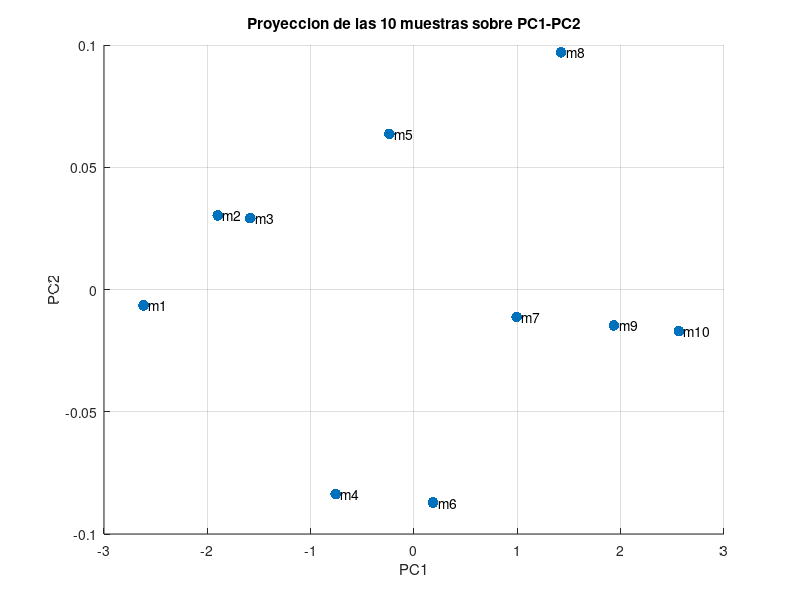

The MATLAB source for this figure:

1;  % Octave trata el archivo como script (no como funcion) gracias a esta linea

% ============================================================
%  PCA sobre datos de un motor: T (temperatura), I (corriente), V (vibracion)
%  Objetivo: ver si 3 variables correlacionadas se pueden resumir en 2 componentes
% ============================================================

% --- Datos crudos: cada columna es una variable, cada fila una muestra ---
T = [48 50 51 53 55 56 58 60 61 63]';     % temperatura de carcasa (C)
I = [5.1 5.3 5.4 5.7 5.8 6.0 6.2 6.3 6.5 6.7]';   % corriente RMS (A)
V = [2.1 2.4 2.5 2.8 3.0 3.1 3.5 3.6 3.8 4.0]';   % vibracion RMS (mm/s)
X = [T I V];              % matriz 10x3
[n, p] = size(X);         % n = muestras (10), p = variables (3)

% --- PASO 1: estandarizar ---
% Cada variable tiene unidades y escalas distintas (C, A, mm/s). Si no las pongo
% en la misma escala, la de numeros mas grandes (temperatura) dominaria el PCA.
% Estandarizar = restar la media y dividir por la desviacion -> media 0, desv 1.
mu    = mean(X);          % media de cada columna
sigma = std(X);           % desviacion estandar muestral 
Z     = (X - mu) ./ sigma;  % datos estandarizados

printf('Media de cada variable : '); printf('%8.4f', mu);    printf('\n');
printf('Desv. de cada variable : '); printf('%8.4f', sigma); printf('\n');

% --- PASO 2: matriz de covarianza de las variables ya estandarizadas ---
% Como los datos estan estandarizados, esta covarianza es en realidad la matriz
% de CORRELACION: la diagonal vale 1, y cada termino fuera de la diagonal dice
% que tan relacionadas estan dos variables (cerca de 1 = suben juntas).
S = cov(Z);
disp('Matriz S (covarianza de las variables estandarizadas):'); disp(S);
printf('Traza(S) = %.4f   <- suma de la diagonal, debe dar p = 3\n', trace(S));

% --- PASO 3: autovalores y autovectores de S ---
% Los AUTOVECTORES son las direcciones de las nuevas componentes principales.
% Los AUTOVALORES dicen cuanta varianza captura cada una de esas direcciones.
[Vec, D] = eig(S);        % Octave los entrega en orden ASCENDENTE
lambda = diag(D);         % extraigo los autovalores (estan en la diagonal de D)

% Los reordeno de mayor a menor: la 1a componente debe ser la de mas varianza.
[lambda, ord] = sort(lambda, 'descend');
Vec = Vec(:, ord);        % reordeno los autovectores igual que los autovalores

disp('Autovalores (de mayor a menor):'); disp(lambda');
% Verificacion clave del metodo: la suma de autovalores = traza de S.
printf('Suma de autovalores = %.4f   (traza de S = %.4f)\n', sum(lambda), trace(S));
disp('Autovectores (cada columna es una componente principal):'); disp(Vec);

% --- PASO 4: varianza explicada ---
% Cada autovalor, dividido por la suma, es la fraccion de varianza que explica
% esa componente. La acumulada me dice cuanto conservo si me quedo con las
% primeras k componentes.
var_ind  = lambda / sum(lambda) * 100;   % % que explica cada componente
var_acum = cumsum(var_ind);              % % acumulado
printf('Varianza individual (%%): '); printf('%9.4f', var_ind);  printf('\n');
printf('Varianza acumulada  (%%): '); printf('%9.4f', var_acum); printf('\n');
printf('PC1 conserva %.3f%%   |   PC1+PC2 conservan %.3f%%\n', var_ind(1), var_acum(2));

% --- PASO 5: proyectar las muestras sobre las dos primeras componentes ---
% Multiplico los datos estandarizados por los autovectores para obtener las
% coordenadas (scores) de cada muestra en el nuevo sistema PC1-PC2.
Y   = Z * Vec;            % matriz de scores (10x3)
PC1 = Y(:,1);             % coordenada en la primera componente
PC2 = Y(:,2);             % coordenada en la segunda componente

figure('visible','off');
scatter(PC1, PC2, 60, 'filled'); hold on;
for i = 1:n
  text(PC1(i)+0.05, PC2(i), sprintf('m%d', i));  % etiqueto cada muestra
end
xlabel('PC1'); ylabel('PC2'); grid on;
title('Proyeccion de las 10 muestras sobre PC1-PC2');
print('pca_proyeccion.png', '-dpng');
printf('Grafica guardada: pca_proyeccion.png\n');
